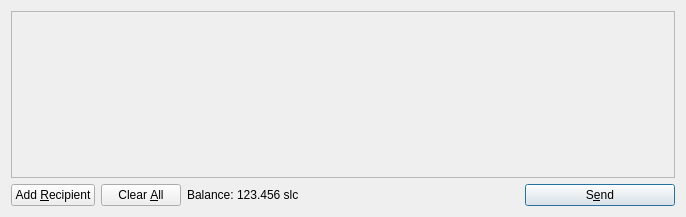
<?xml version="1.0" encoding="UTF-8"?>
<ui version="4.0">
 <class>SendCoinsDialog</class>
 <widget class="QDialog" name="SendCoinsDialog">
  <property name="geometry">
   <rect>
    <x>0</x>
    <y>0</y>
    <width>686</width>
    <height>217</height>
   </rect>
  </property>
  <property name="windowTitle">
   <string>Send Coins</string>
  </property>
  <layout class="QVBoxLayout" name="verticalLayout">
   <item>
    <widget class="QScrollArea" name="scrollArea">
     <property name="widgetResizable">
      <bool>true</bool>
     </property>
     <widget class="QWidget" name="scrollAreaWidgetContents">
      <property name="geometry">
       <rect>
        <x>0</x>
        <y>0</y>
        <width>666</width>
        <height>165</height>
       </rect>
      </property>
      <layout class="QVBoxLayout" name="verticalLayout_2">
       <property name="margin">
        <number>0</number>
       </property>
       <item>
        <layout class="QVBoxLayout" name="entries">
         <property name="spacing">
          <number>6</number>
         </property>
        </layout>
       </item>
       <item>
        <spacer name="verticalSpacer">
         <property name="orientation">
          <enum>Qt::Vertical</enum>
         </property>
         <property name="sizeHint" stdset="0">
          <size>
           <width>20</width>
           <height>40</height>
          </size>
         </property>
        </spacer>
       </item>
      </layout>
     </widget>
    </widget>
   </item>
   <item>
    <layout class="QHBoxLayout" name="horizontalLayout">
     <item>
      <widget class="QPushButton" name="addButton">
       <property name="toolTip">
        <string>Send to multiple recipients at once</string>
       </property>
       <property name="text">
        <string>Add &amp;Recipient</string>
       </property>
       <property name="icon">
        <iconset resource="../bitcoin.qrc">
         <normaloff>:/icons/add</normaloff>:/icons/add</iconset>
       </property>
       <property name="autoDefault">
        <bool>false</bool>
       </property>
      </widget>
     </item>
     <item>
      <widget class="QPushButton" name="clearButton">
       <property name="sizePolicy">
        <sizepolicy hsizetype="Minimum" vsizetype="Fixed">
         <horstretch>0</horstretch>
         <verstretch>0</verstretch>
        </sizepolicy>
       </property>
       <property name="toolTip">
        <string>Remove all transaction fields</string>
       </property>
       <property name="text">
        <string>Clear &amp;All</string>
       </property>
       <property name="icon">
        <iconset resource="../bitcoin.qrc">
         <normaloff>:/icons/remove</normaloff>:/icons/remove</iconset>
       </property>
       <property name="autoRepeatDelay">
        <number>300</number>
       </property>
       <property name="autoDefault">
        <bool>false</bool>
       </property>
      </widget>
     </item>
     <item>
      <layout class="QHBoxLayout" name="horizontalLayout_2">
       <property name="spacing">
        <number>3</number>
       </property>
       <item>
        <widget class="QLabel" name="label">
         <property name="text">
          <string>Balance:</string>
         </property>
        </widget>
       </item>
       <item>
        <widget class="QLabel" name="labelBalance">
         <property name="cursor">
          <cursorShape>IBeamCursor</cursorShape>
         </property>
         <property name="text">
          <string>123.456 slc</string>
         </property>
         <property name="textInteractionFlags">
          <set>Qt::LinksAccessibleByMouse|Qt::TextSelectableByKeyboard|Qt::TextSelectableByMouse</set>
         </property>
        </widget>
       </item>
      </layout>
     </item>
     <item>
      <spacer name="horizontalSpacer">
       <property name="orientation">
        <enum>Qt::Horizontal</enum>
       </property>
       <property name="sizeHint" stdset="0">
        <size>
         <width>40</width>
         <height>20</height>
        </size>
       </property>
      </spacer>
     </item>
     <item>
      <widget class="QPushButton" name="sendButton">
       <property name="minimumSize">
        <size>
         <width>150</width>
         <height>0</height>
        </size>
       </property>
       <property name="toolTip">
        <string>Confirm the send action</string>
       </property>
       <property name="text">
        <string>S&amp;end</string>
       </property>
       <property name="icon">
        <iconset resource="../bitcoin.qrc">
         <normaloff>:/icons/send</normaloff>:/icons/send</iconset>
       </property>
       <property name="default">
        <bool>true</bool>
       </property>
      </widget>
     </item>
    </layout>
   </item>
  </layout>
 </widget>
 <resources>
  <include location="../bitcoin.qrc"/>
 </resources>
 <connections/>
</ui>
